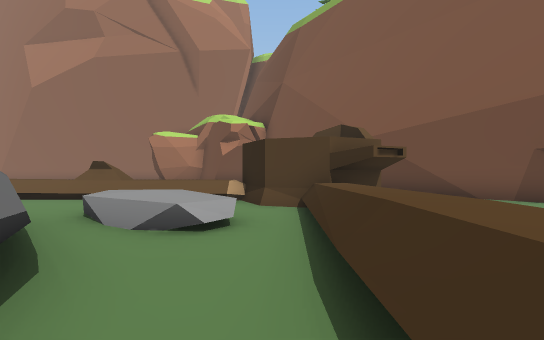
[1] (above)

23 first-person views from a walk through a Unity game level. The camera is 1.5 m above the floor, looks level and sees 85° across. The floor is counted in squares, 2 m on a side. Each view is taken from the middle of a square. On the plan, view 1 faces up. The plan holds only what a view shows up to about 10 squares ahead; the rest is blank. The place goes on beyond the plan.

[2]
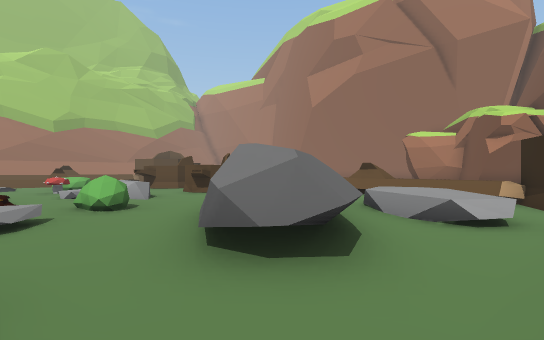

[3]
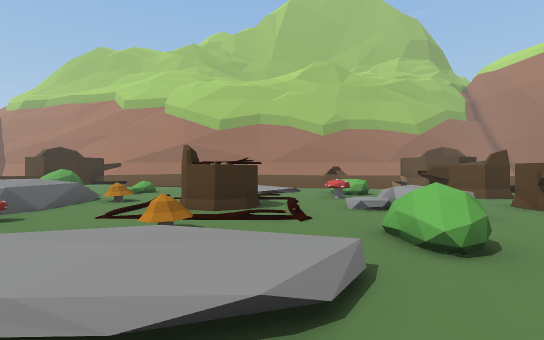

[4]
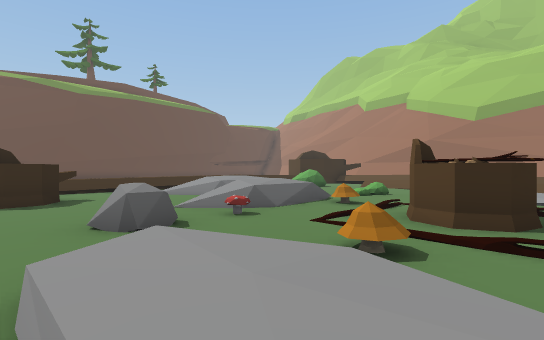

[5]
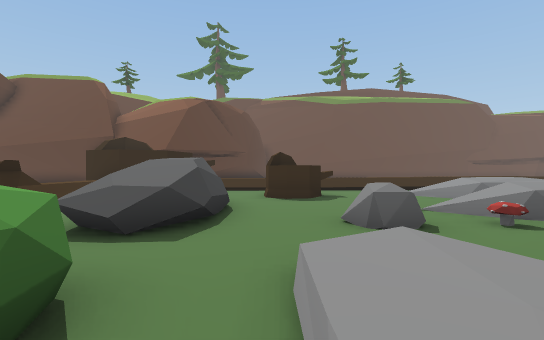

[6]
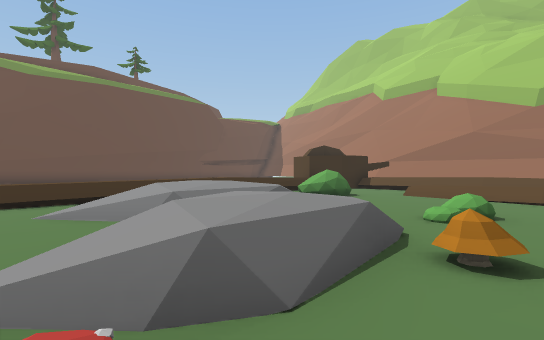

[7]
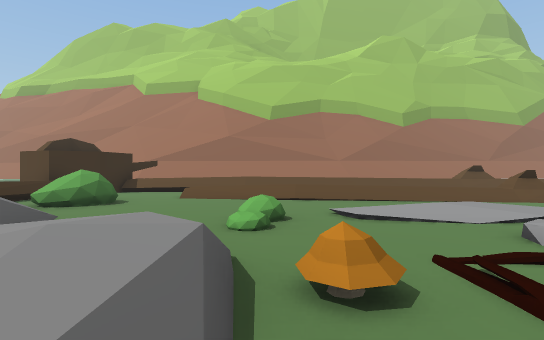

[8]
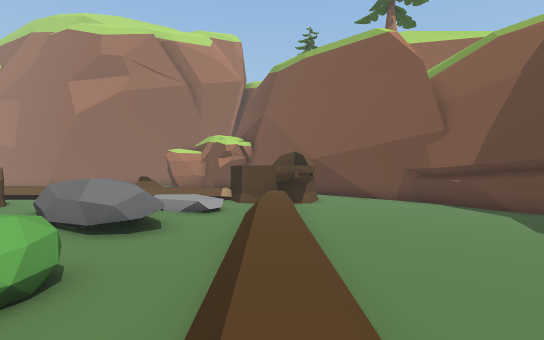

[9]
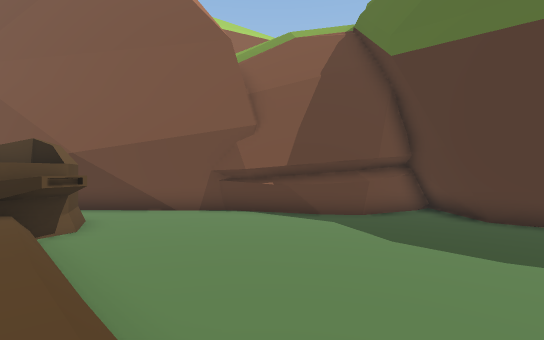

[10]
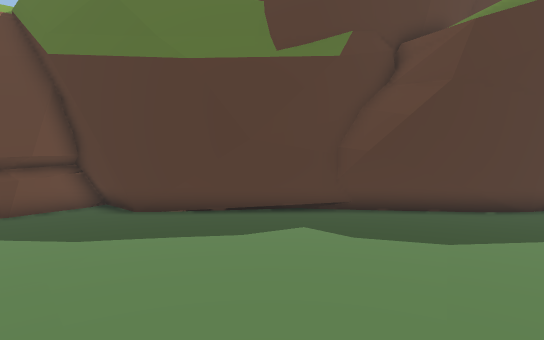

[11]
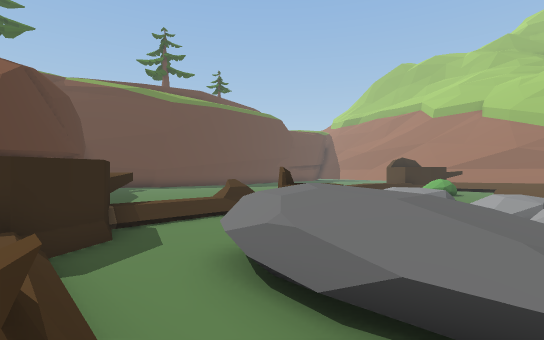

[12]
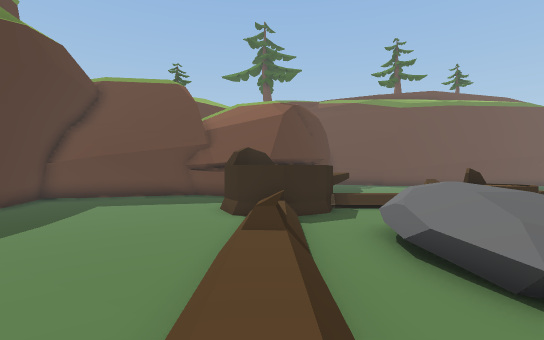

[13]
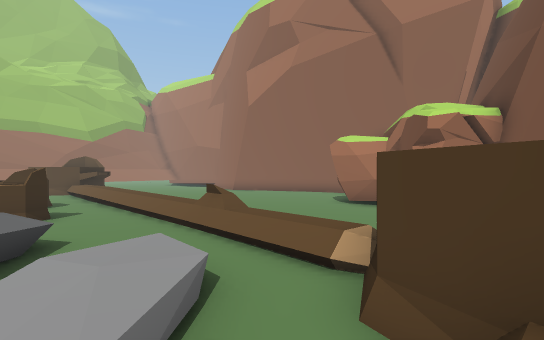

[14]
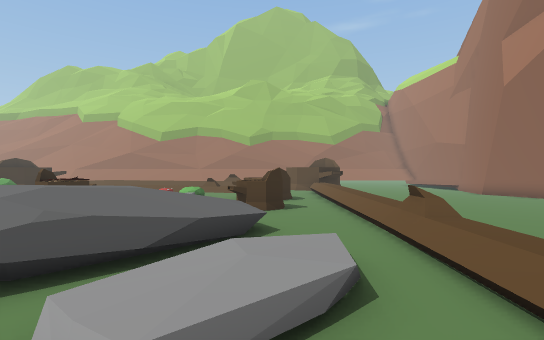

[15]
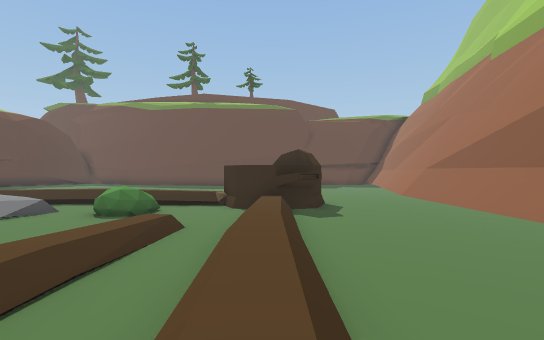

[16]
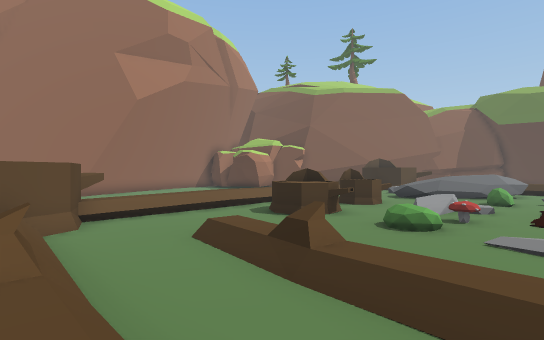

[17]
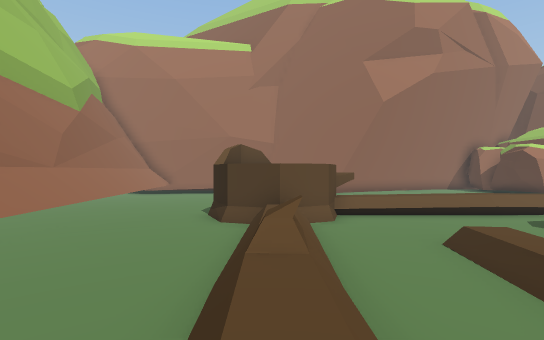

[18]
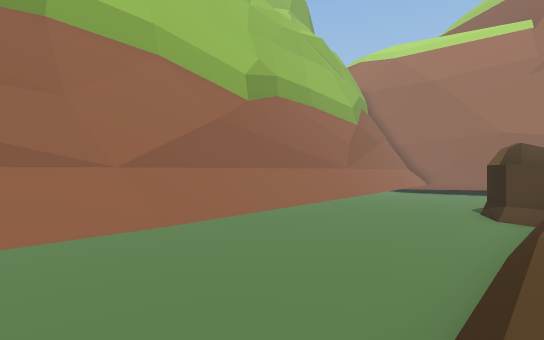

[19]
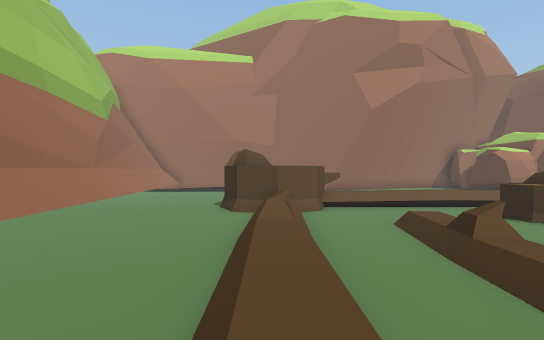

[20]
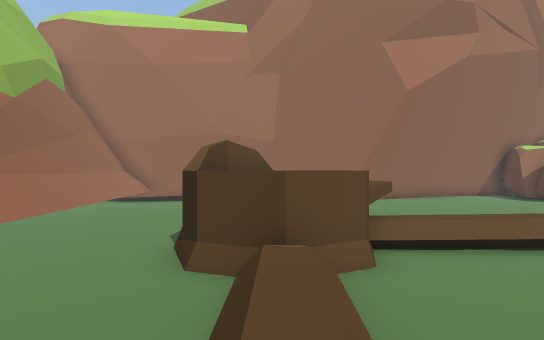

[21]
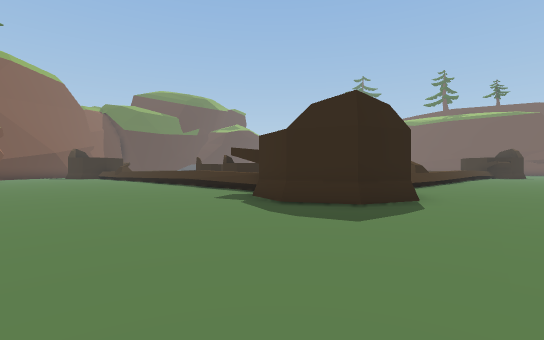

[22]
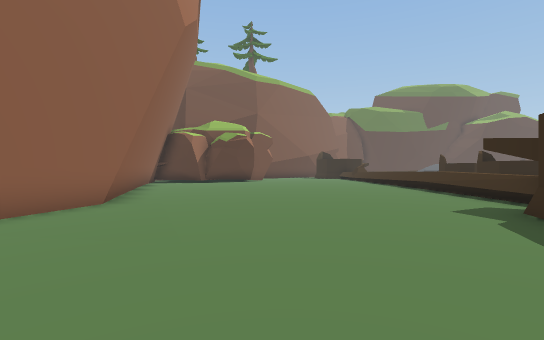

[23]
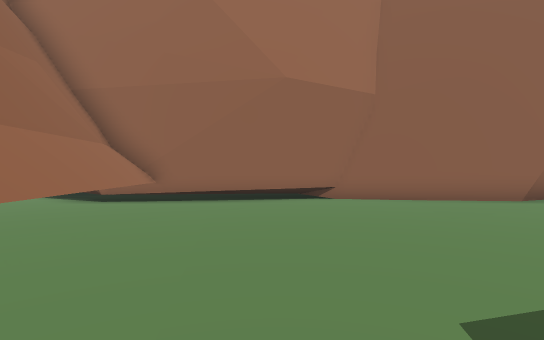

### Floor plan
Key: @ floor where view 1 was taken; # wall or solid block; . main floor; : floor 0.25 m higher than the main floor; - floor 0.25 m lower than the main floor; + floor 0.5 m higher than the main floor; _ floor 0.5 m lower than the main floor; * floor 0.75 m higher than the main floor; % floor 1 m higher than the main floor; & floor 1.25 m higher than the main floor; / step, stairs or slope; = window, fence, low wall or low ledge; ^ raised ledge; R rock; B bush; M mushroom; S stump; O other object.
Columns run from 26 left of view 1 to 12 right of it. Each row starts with its distance up from view 1.
 19      ###
 18 ######_#### ###
 17 #______---###-.
 16 #___----------.
 15 #------------..
 14 ##----------...
 13  #---------........   ..
 12  #--------..............
 11  #-------......  .......
 10  #-----........    ...        ##
  9  #....###......              ..##
  8  #....# ##====== ==///#==## #...##
  7  #....###....=////////////###....##
  6  #..../#/...../........R/./##....-##
  5  #.....//..../OO.OO..^.RRR./=...---#
  4  #...../..//..OO.OO..^^RRR.%...----###
  3  ##..../..//.........###...%...------##
  2  ##..../..=/..B.RRR...###..&...-------#
  1   #....%..//...M.R..B..##..%...------##
  0   #....%..*../............@%...------#
 -1   #....%..*../...S...+/....%...------#
 -2   #....%  *../.RS S./ /BB..%...------#
 -3   #....%..*../.....M. /.B..%..-------
 -4     ...%./*../..../........%..-------_
 -5    ...././/..BB.M=/MR..^^..%..-------_
 -6   #...././/....//&//...##^.=..------__
 -7   #....%.+/...   =/::..##^./..------__
 -8   #....%......:++:::::..#..%..------__
 -9   #....%...BB.=&&%/::OO....%...------
-10   #....%...B..=== /::O:...//...------#
-11   #...###... ..   ::::::./###...-----#
-12         ##=  ======%%=^^^## #....----#

Positions as (right, up) in squares from view 1, and headings:
1: (0, 0), facing up
2: (0, -1), facing up-left
3: (-3, -1), facing left
4: (-4, -1), facing down-left
5: (-4, -1), facing down
6: (-7, -4), facing down-left
7: (-8, -5), facing left
8: (1, -5), facing up
9: (1, -1), facing up-right
10: (1, -4), facing right
11: (1, -5), facing down-left
12: (1, -2), facing down
13: (1, 4), facing up-left
14: (1, 5), facing left
15: (-19, -1), facing down
16: (-19, -1), facing up-right
17: (-19, -1), facing up
18: (-19, -3), facing up-left
19: (-19, -3), facing up
20: (-19, 2), facing up
21: (-23, 14), facing down-right
22: (-22, 13), facing right
23: (-22, 9), facing up
